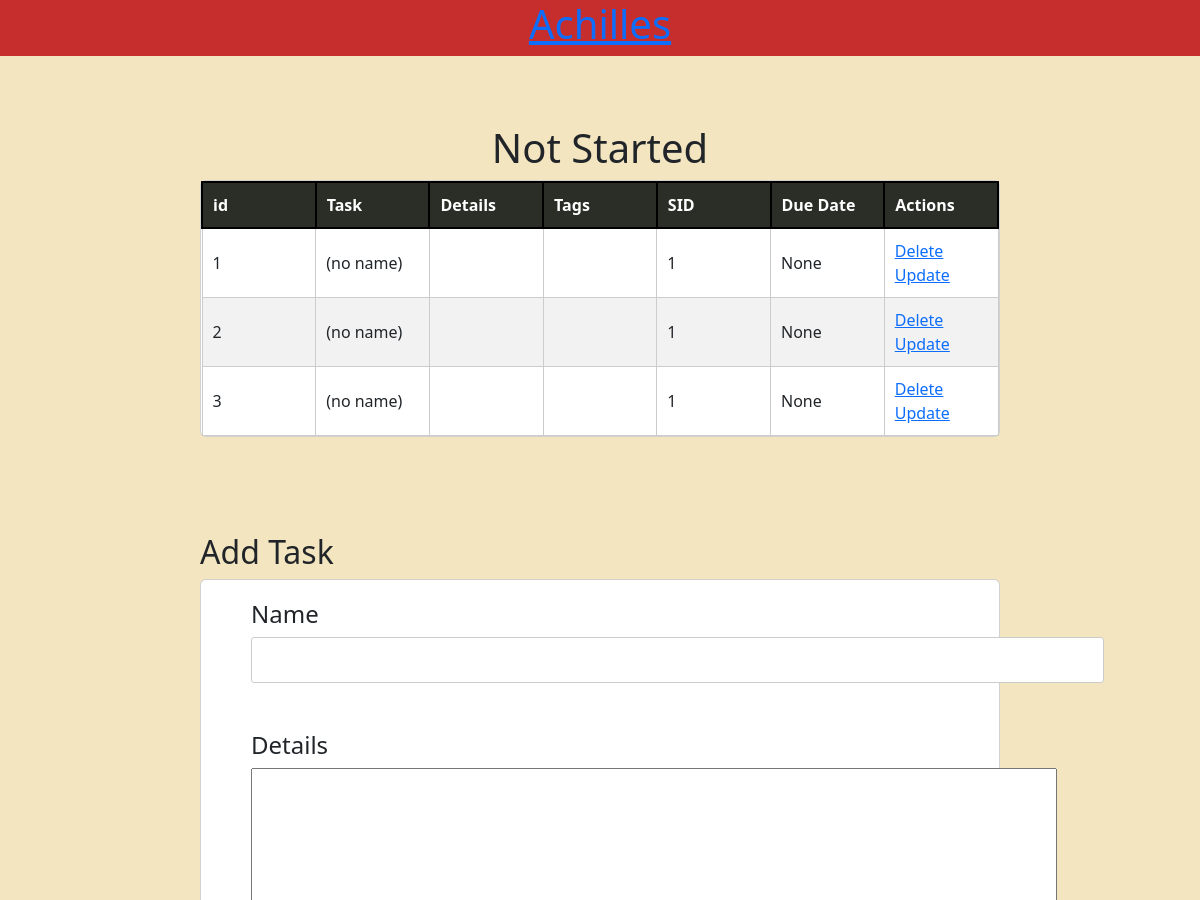
Before: / (upper part) with the older database file.
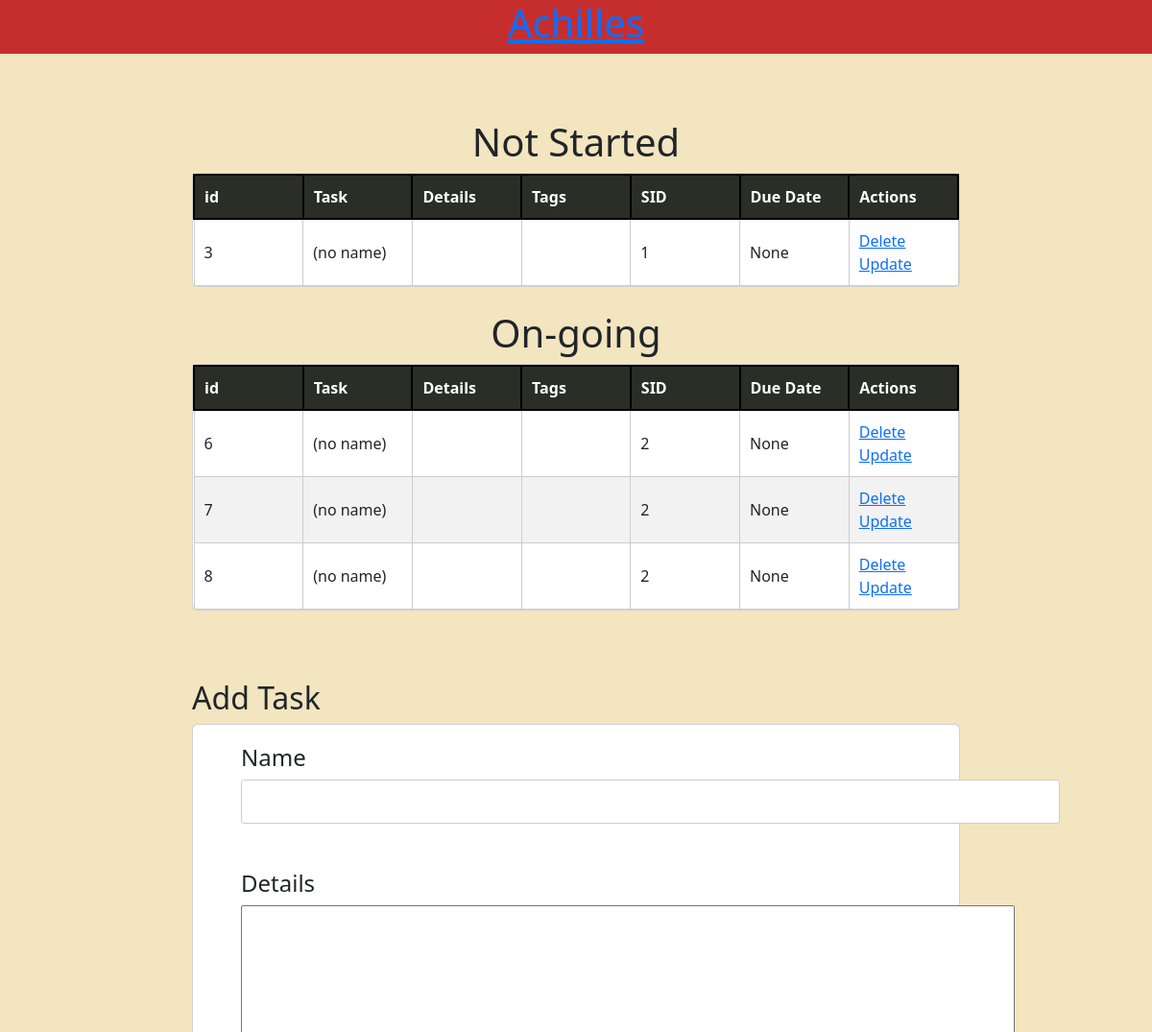
After: the same page with the newer database file.
### tables this page shows
CREATE TABLE Tasks (
    TID INTEGER PRIMARY KEY AUTOINCREMENT,
    Name VARCHAR(255) NOT NULL DEFAULT 'no name',
    Details VARCHAR(255) DEFAULT NULL,
    SID INTEGER DEFAULT 0 NOT NULL,
    DueDate datetime,
    FOREIGN KEY (SID) REFERENCES Statuses(SID)
);

### app.py (the view)
@app.route('/', methods=['POST', 'GET'])
def index():
    if request.method == "POST":
        return IndexPost(request.form)
    else:
        return IndexGet()

### app.py (called while the page is built)
def get_girl():
    return "https://pic.re/image?max_size=1023"

def IndexGet():
    page=0
    init()
    alt = raww("SELECT * FROM Tasks WHERE DueDate BETWEEN datetime('now', 'localtime') AND datetime('now','+7 day','localtime')")
    nstart = raww("SELECT * FROM Tasks WHERE SID = 1")
    doing = raww("SELECT * FROM Tasks WHERE SID = 2")
    com = raww("SELECT * FROM Tasks WHERE SID = 3")
    idk = raww("SELECT * FROM Tasks WHERE SID = 4")
    tags = raww("SELECT * FROM Tags")
    status = raww("SELECT * FROM Statuses")
    tt = raww("SELECT * FROM TaskTags")
    with open("reset.txt", 'r') as f:
        last = f.read()
    return render_template('index.html', alt=alt, nstart = nstart, doing=doing, com = com, idk=idk, url=get_girl(), tags=tags, status=status, last=last, tt=tt, page=page)

### db.py (called while the page is built)
def ins(a, b):
    q = f"SELECT 1 FROM {b} WHERE EXISTS (SELECT * FROM {b} WHERE Name = ?)"
    res = cur.execute(q, (a,))
    t = res.fetchall()
    if len(t)==0:
        q = f"INSERT INTO {b} (Name) VALUES (?)"
        cur.execute(q, (a,))
    con.commit()
    return ""

def init():
    for i in tables:
        cur.execute(tablemap[i])
    con.commit()
    lt = ["Not started", "On-going", "Completed", "I don\'t know"]
    for i in lt:
        ins(i, "Statuses")
    lt = ["School", "Home"]
    for i in lt:
        ins(i, "Tags")

def raww(query):
    res = cur.execute(query)
    res = res.fetchall()
    con.commit()
    return res

### templates/index.html (shortened to what this page needs)
{% extends 'base.html' %}
{% block body %}
<div class="content pt-5">
    {% if nstart != [] and (page == 0 or page == 1) %}
    <h1>Not Started</h1>
    <div class="card">
        <table id="demo" style="table-layout: fixed; width:100%;">
            <tr>
                <th>id</th>
                <th>Task</th>
                <th>Details</th>
                <th>Tags</th>
                <th>SID</th>
                <th>Due Date</th>
                <th>Actions</th>
            </tr>
            {% for i in nstart %}
            <tr>
                <td>{{i[0]}}</td>
                <td>{{i[1]}}</td>
                <td>{{i[2]}}</td>
                <td>
                </td>
                <td>{{i[3]}}</td>
                <td>{{i[4]}}</td>
                <td>
                    <a href="/delete/{{i[0]}}" onclick="return confirm('Are you sure?')">Delete</a>
                    <br>
                    <a href="/update/{{i[0]}}">Update</a>
                </td>
            </tr>
            {% endfor %}
        </table>
    </div>
    {% endif %}
    <br />
    {% if doing != [] and (page == 0 or page == 2) %}
    <h1>On-going</h1>
    <div class="card">
        <table id="demo" style="table-layout: fixed; width: 100%;">
            <tr>
                <th>id</th>
                <th>Task</th>
                <th>Details</th>
                <th>Tags</th>
                <th>SID</th>
                <th>Due Date</th>
                <th>Actions</th>
            </tr>
            {% for i in doing %}
            <tr>
                <td>{{i[0]}}</td>
                <td>{{i[1]}}</td>
                <td>{{i[2]}}</td>
                <td>
                </td>
                <td>{{i[3]}}</td>
                <td>{{i[4]}}</td>
                <td>
                    <a href="/delete/{{i[0]}}" onclick="return confirm('Are you sure?')">Delete</a>
                    <br>
                    <a href="/update/{{i[0]}}">Update</a>
                </td>
            </tr>
            {% endfor %}
        </table>
    </div>
    {% endif %}
    <br />
    <br />
    <br />
    <h2>Add Task</h2>
    <div class="card g-4 ex1">
        <form action="/" method="POST">
            <h4>Name</h4>
            <div>
                <input type="text" name="con" id="content" size="85%">
            </div><br />
            <br />
            <h4>Details</h4>
            <div>
                <a><textarea rows="20%" cols="85%" name="det" id="det"></textarea></a>
            </div>
            <br />
            <br />
            <br />
            <br />
            <br />
            <br />
            <br />
            <br />
            <br />
            <br />
            <br />
    </div>
    <br />
    <br />
</div>
<br />
{% endblock %}

### templates/base.html (shortened to what this page needs)
<!doctype html>
<html lang="en">
<head>
    <link rel="stylesheet" href="{{ url_for('static', filename='css/main.css') }}">
    <link href="https://cdn.jsdelivr.net/npm/bootstrap@5.3.3/dist/css/bootstrap.min.css" rel="stylesheet">
</head>
<body>
    <div style="background-color: #C62E2E;">
        <h1 class="center"><a href="/">Achilles</a></h1>
    </div>
    <div style=" background-color: #F2E5BF">
        {% block body %}{% endblock %}
    </div>
</body>
</html>

### static/css/main.css (style rules this page uses)
body { font-family: "Roboto", Arial, sans-serif; margin: 0; padding: 0; text-rendering: optimizeLegibility; display: flex; flex-direction: column; justify-content: center; }
.content { max-width: 70%; margin: 20px auto; padding: 20px; }
h1 { text-align: center; margin-bottom: 20px; }
table { width: 100%; border-collapse: collapse; }
th, td { border: 1px solid #ccc; padding: 8px; text-align: left; }
th { background-color: #f2f2f2; }
form { margin-top: 20px; }
input[type="text"] { padding: 10px; border: 1px solid #ccc; border-radius: 3px; }
a { text-decoration: none; color: #333; }
.center { display: block; margin-left: auto; margin-right: auto; width: 50%; }
#demo { width: 400px; border-collapse: collapse; }
#demo tr:nth-child(odd) { background: #f2f2f2; }
#demo td, #demo th { text-align: left; padding: 10px; border: 1px solid #ccc; }
#demo th { color: #fff; background: #2b2e27; border: 2px solid black; border-collapse: collapse; }

### templates/base.html (style rules this page uses)
div.ex1 { padding-left: 50px; }

Changed rows visible on the page:
removed Tasks: TID "1", Name "(no name)", SID "1", i "None", shown under "Not Started"
removed Tasks: TID "2", Name "(no name)", SID "1", i "None", shown under "Not Started"
added Tasks: TID "6", Name "(no name)", SID "2", i "None", shown under "On-going"
added Tasks: TID "7", Name "(no name)", SID "2", i "None", shown under "On-going"
added Tasks: TID "8", Name "(no name)", SID "2", i "None", shown under "On-going"
Other visible differences:
text now shown: "On-going id Task Details Tags SID Due Date Actions"
